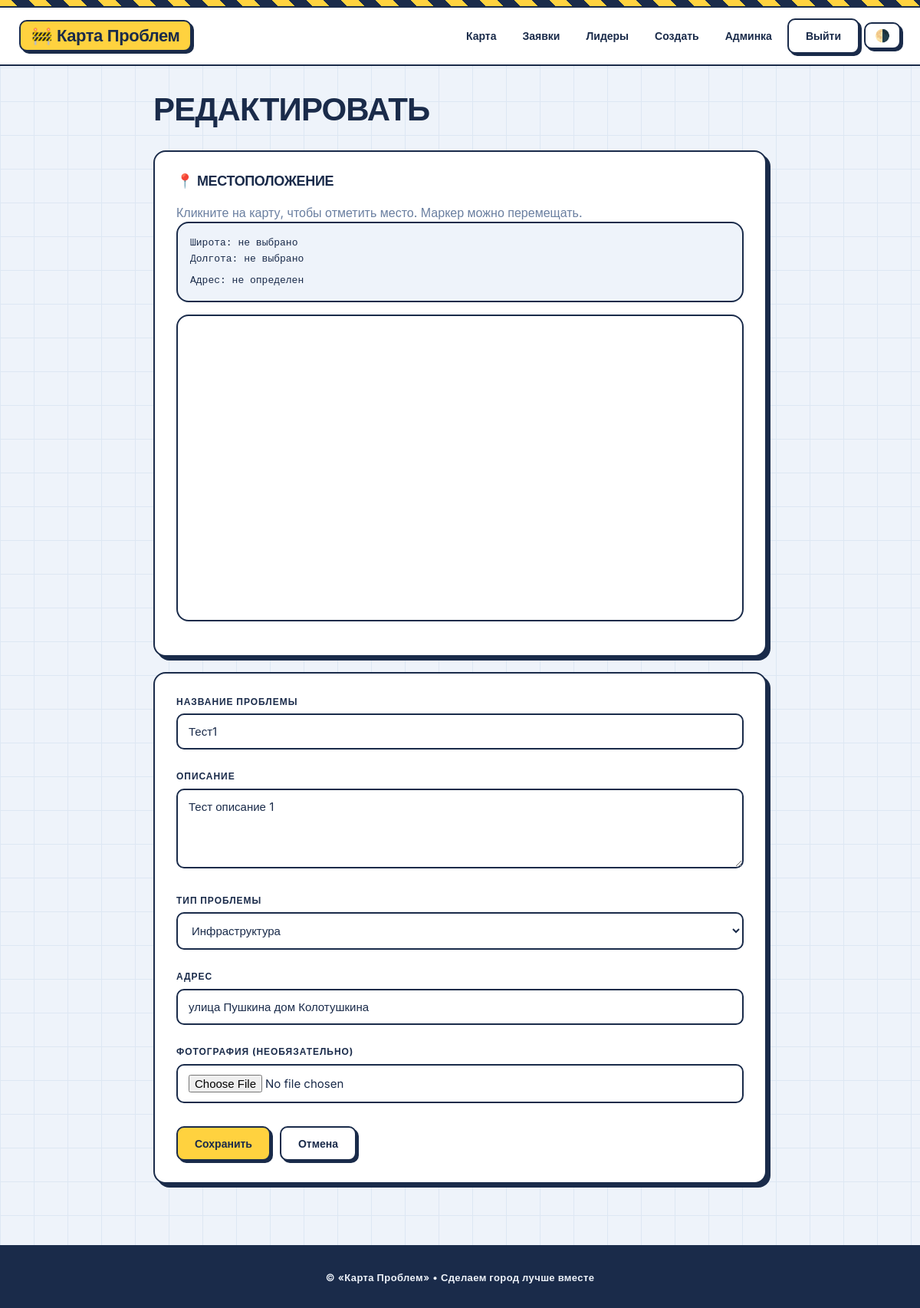
The page /problems/1/edit/ (signed in) on the database its author committed.
### my_app/models.py (models this page shows, shortened)
class Problem(models.Model):
    class ProblemType(models.TextChoices):
        INFRASTRUCTURE = 'infrastructure', 'Инфраструктура'
        SAFETY = 'safety', 'Безопасность'
        BEAUTIFICATION = 'beautification', 'Благоустройство'
        SOCIAL = 'social', 'Социальное'
        OTHER = 'other', 'Другое'
    class Status(models.TextChoices):
        NEW = 'new', 'Новая'
        IN_PROGRESS = 'in_progress', 'В процессе'
        COMPLETED = 'completed', 'Решена'
        REJECTED = 'rejected', 'Отклонена'
    author = models.ForeignKey(
        User,
        on_delete=models.CASCADE,
        related_name='problems',
        verbose_name='Автор',
        null=True,
        blank=True,
    )
    title = models.CharField(max_length=100, verbose_name='Название')
    description = models.TextField(max_length=1000, verbose_name='Описание')
    picture = models.ImageField(
        upload_to='problems/%Y/%m/%d/',
        verbose_name='Фото',
        null=True,
        blank=True,
    )
    problem_type = models.CharField(
        max_length=50,
        choices=ProblemType.choices,
        default=ProblemType.OTHER,
        verbose_name='Тип проблемы',
    )
    address = models.CharField(max_length=300, verbose_name='Адрес объекта')
    status = models.CharField(
        max_length=50,
        choices=Status.choices,
        default=Status.NEW,
        verbose_name='Статус',
    )
    latitude = models.FloatField(verbose_name='Широта', null=True, blank=True)
    longitude = models.FloatField(verbose_name='Долгота', null=True, blank=True)
    create_time = models.DateTimeField(auto_now_add=True, verbose_name='Дата создания')
    updated_time = models.DateTimeField(auto_now=True, verbose_name='Дата обновления')
    completion_rewarded = models.BooleanField(
        default=False,
        verbose_name='Баллы за решение начислены',
    )
    class Meta:
        verbose_name = 'Проблема'
        verbose_name_plural = 'Проблемы'
        ordering = ['-create_time']

### my_app/views.py (the view)
# urls.py: path('problems/<int:pk>/edit/', views.problem_edit, name='problem_edit'),
@login_required
def problem_edit(request, pk):
    problem = get_object_or_404(Problem, pk=pk)
    if problem.author != request.user and not request.user.is_staff:
        messages.error(request, 'Вы не можете редактировать эту заявку.')
        return redirect('problem_detail', pk=pk)
    if request.method == 'POST':
        form = ProblemForm(request.POST, request.FILES, instance=problem)
        if form.is_valid():
            form.save()
            messages.success(request, 'Заявка обновлена.')
            return redirect('problem_detail', pk=pk)
    else:
        form = ProblemForm(instance=problem)
    return render(request, 'problem_form.html', {
        'form': form, 'is_edit': True, 'problem': problem,
    })

### my_app/forms.py (shortened to what this page needs)
class ProblemForm(forms.ModelForm):
    latitude = forms.FloatField(widget=forms.HiddenInput(), required=False)
    longitude = forms.FloatField(widget=forms.HiddenInput(), required=False)
    class Meta:
        model = Problem
        fields = [
            'title', 'description', 'picture', 'problem_type',
            'address', 'latitude', 'longitude',
        ]
        widgets = {
            'title': forms.TextInput(attrs={'placeholder': 'Введите название проблемы'}),
            'description': forms.Textarea(
                attrs={'rows': 4, 'placeholder': 'Опишите проблему подробнее'}
            ),
            'address': forms.TextInput(
                attrs={'placeholder': 'Адрес будет определен автоматически'}
            ),
        }

### my_app/context_processors.py (called while the page is built)
def yandex_maps(request):
    return {'YANDEX_MAPS_API_KEY': getattr(settings, 'YANDEX_MAPS_API_KEY', '')}

### my_app/templates/problem_form.html (shortened to what this page needs)
{% extends "base.html" %}
{% block content %}
<div style="max-width: 800px; margin: 0 auto;">
    <h1 style="font-size: 42px; margin: 0 0 30px; text-transform: uppercase;">
        {% if is_edit %}Редактировать{% else %}Новая заявка{% endif %}
    </h1>
    <div class="card">
        <h3 style="margin-top: 0; font-size: 18px; text-transform: uppercase;">📍 Местоположение</h3>
        <p style="color: var(--text-muted); margin-bottom: 0;">Кликните на карту, чтобы отметить место. Маркер можно перемещать.</p>
        <div class="coords-info">
            <div>Широта: <span id="lat-display">не выбрано</span></div>
            <div>Долгота: <span id="lng-display">не выбрано</span></div>
            <div style="margin-top: 8px;">Адрес: <span id="addr-display">не определен</span></div>
        </div>
        <div id="map"></div>
    </div>
    <form method="post" enctype="multipart/form-data" class="card">
        <div class="form-field">
            <label>Название проблемы</label>
            {{ form.title }}
        </div>
        <div class="form-field">
            <label>Описание</label>
            {{ form.description }}
        </div>
        <div class="form-field">
            <label>Тип проблемы</label>
            {{ form.problem_type }}
        </div>
        <div class="form-field">
            <label>Адрес</label>
            {{ form.address }}
        </div>
        <div class="form-field">
            <label>Фотография (необязательно)</label>
            {{ form.picture }}
        </div>
        <div style="display: flex; gap: 12px; flex-wrap: wrap; margin-top: 24px;">
            <button type="submit" class="btn">{% if is_edit %}Сохранить{% else %}Создать{% endif %}</button>
            {% if is_edit %}
                <a href="{% url 'problem_detail' problem.pk %}" class="btn btn-outline">Отмена</a>
            {% else %}
                <a href="{% url 'problem_list' %}" class="btn btn-outline">Отмена</a>
            {% endif %}
        </div>
    </form>
</div>
{% endblock %}

### my_app/templates/base.html (style rules this page uses)
:root { --bg: #EEF3FA; --bg-map: #DDE7F3; --surface: #FFFFFF; --text: #1A2B4A; --text-muted: #6A7FA0; --primary: #1560D5; --primary-hover: #0F4CAD; --yellow: #FFD23F; --yellow-dark: #E6B800; --red: #E64A4A; --green: #27AE60; --border: #1A2B4A; --radius: 16px; --radius-sm: 10px; --shadow: 5px 5px 0 var(--border); --shadow-sm: 3px 3px 0 var(--border); --shadow-soft: 0 6px 20px rgba(26, 43, 74, 0.08); }
* { box-sizing: border-box; }
html { scroll-behavior: smooth; }
body { margin: 0; min-height: 100vh; font-family: 'Inter', sans-serif; color: var(--text); background-color: var(--bg); background-image: linear-gradient(var(--bg-map) 1px, transparent 1px), linear-gradient(90deg, var(--bg-map) 1px, transparent 1px); background-size: 44px 44px; line-height: 1.55; overflow-x: hidden; }
h1, h2, h3, h4, .logo { font-family: 'Montserrat', sans-serif; font-weight: 800; letter-spacing: -0.02em; color: var(--text); margin-top: 0; line-height: 1.15; }
a { color: var(--primary); text-decoration: none; font-weight: 600; transition: all .2s ease; }
.btn { padding: 10px 22px; border-radius: var(--radius-sm); border: 2px solid var(--border); background: var(--yellow); color: var(--text); font-weight: 700; font-size: 14px; font-family: 'Inter', sans-serif; cursor: pointer; text-align: center; box-shadow: var(--shadow-sm); transition: all .2s ease; display: inline-block; }
.btn-outline { background: var(--surface); color: var(--text); }
.card { background: var(--surface); border: 2px solid var(--border); border-radius: var(--radius); padding: 28px; box-shadow: var(--shadow); margin-bottom: 20px; }
input, textarea, select { width: 100%; padding: 12px 14px; border: 2px solid var(--border); border-radius: var(--radius-sm); background: var(--surface); color: var(--text); font-family: 'Inter', sans-serif; font-size: 15px; outline: none; margin-bottom: 6px; transition: all .2s ease; }
label { display: block; margin-bottom: 6px; font-weight: 700; font-size: 12px; color: var(--text); text-transform: uppercase; letter-spacing: 0.08em; }

### my_app/templates/problem_form.html (style rules this page uses)
#map { width: 100%; height: 400px; border: 2px solid var(--border); border-radius: var(--radius); margin: 16px 0; }
.coords-info { background: var(--bg); padding: 16px; border: 2px solid var(--border); border-radius: var(--radius); margin-bottom: 16px; font-family: monospace; font-size: 13px; }
.form-field { margin-bottom: 20px; }

### rows shown on the page
Problem: title "Тест1", description "Тест описание 1", problem_type "Инфраструктура", address "улица Пушкина дом Колотушкина"
